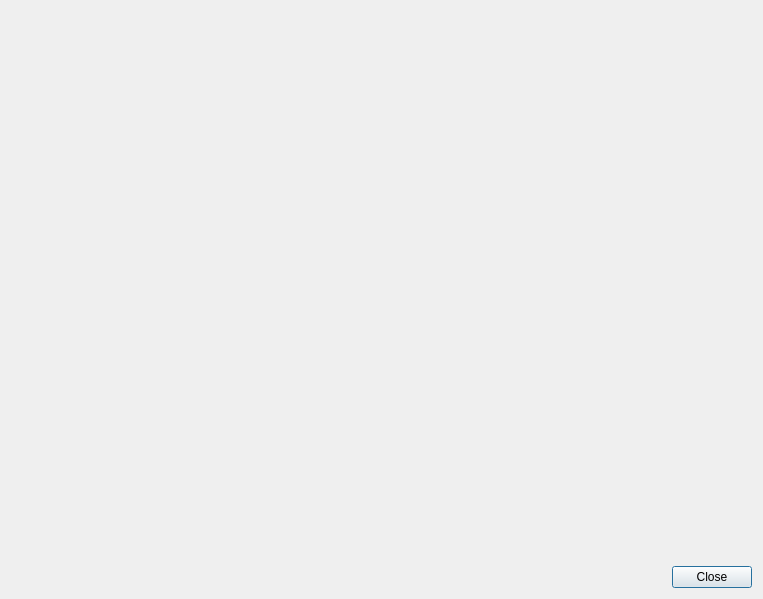
<?xml version="1.0" encoding="UTF-8"?>
<ui version="4.0">
 <class>DialogSearchSignatures</class>
 <widget class="QDialog" name="DialogSearchSignatures">
  <property name="windowModality">
   <enum>Qt::WindowModal</enum>
  </property>
  <property name="geometry">
   <rect>
    <x>0</x>
    <y>0</y>
    <width>763</width>
    <height>599</height>
   </rect>
  </property>
  <property name="windowTitle">
   <string>Signatures</string>
  </property>
  <property name="modal">
   <bool>true</bool>
  </property>
  <layout class="QVBoxLayout" name="verticalLayout">
   <item>
    <widget class="SearchSignaturesWidget" name="searchSignaturesWidget" native="true">
     <property name="sizePolicy">
      <sizepolicy hsizetype="Preferred" vsizetype="Expanding">
       <horstretch>0</horstretch>
       <verstretch>0</verstretch>
      </sizepolicy>
     </property>
    </widget>
   </item>
   <item>
    <layout class="QHBoxLayout" name="horizontalLayout">
     <item>
      <spacer name="horizontalSpacer">
       <property name="orientation">
        <enum>Qt::Horizontal</enum>
       </property>
       <property name="sizeHint" stdset="0">
        <size>
         <width>40</width>
         <height>20</height>
        </size>
       </property>
      </spacer>
     </item>
     <item>
      <widget class="QPushButton" name="pushButtonClose">
       <property name="text">
        <string>Close</string>
       </property>
      </widget>
     </item>
    </layout>
   </item>
  </layout>
 </widget>
 <customwidgets>
  <customwidget>
   <class>SearchSignaturesWidget</class>
   <extends>QWidget</extends>
   <header>searchsignatureswidget.h</header>
   <container>1</container>
  </customwidget>
 </customwidgets>
 <resources/>
 <connections/>
</ui>
